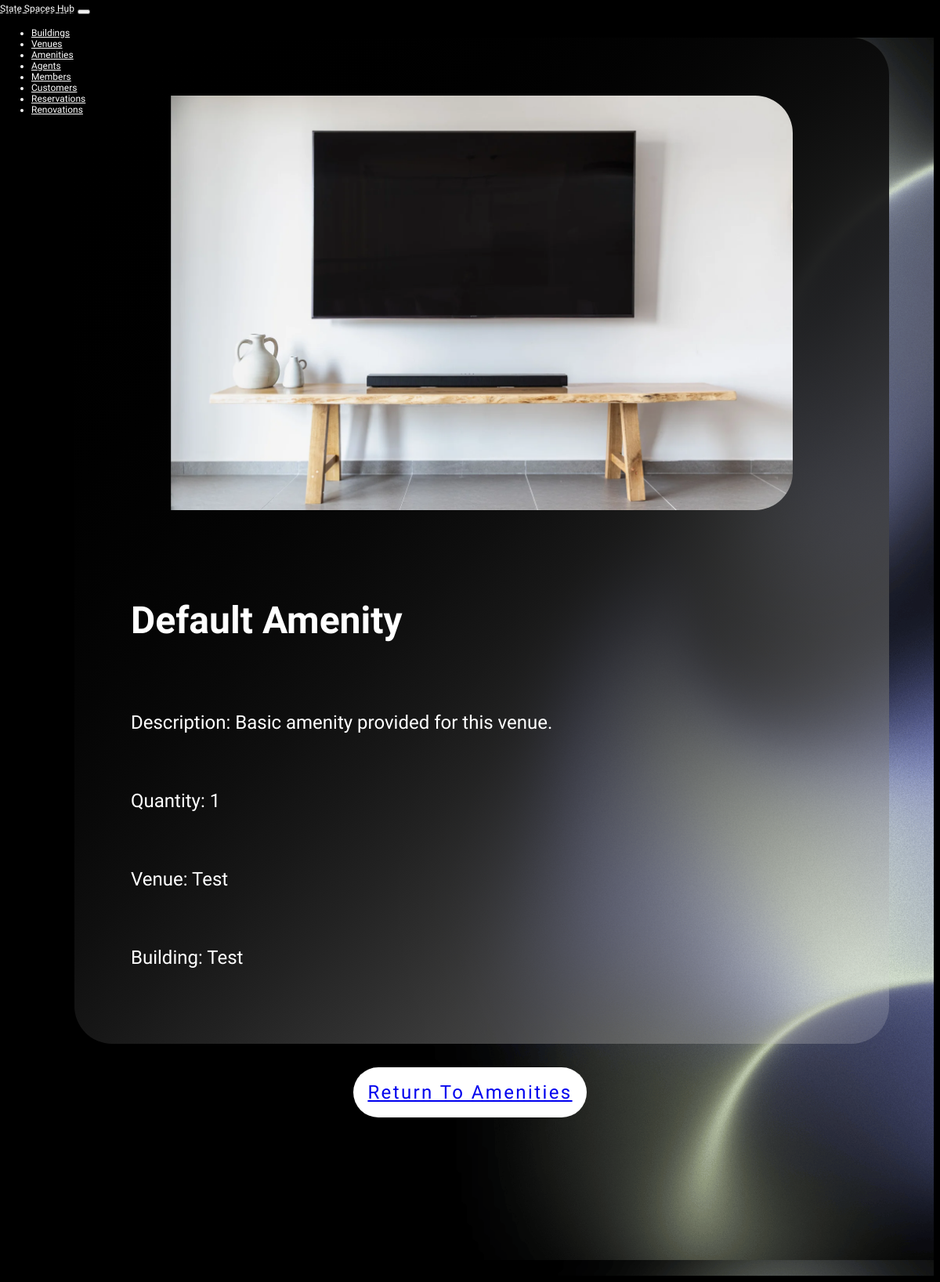
The app's page /amenity/2, older data.
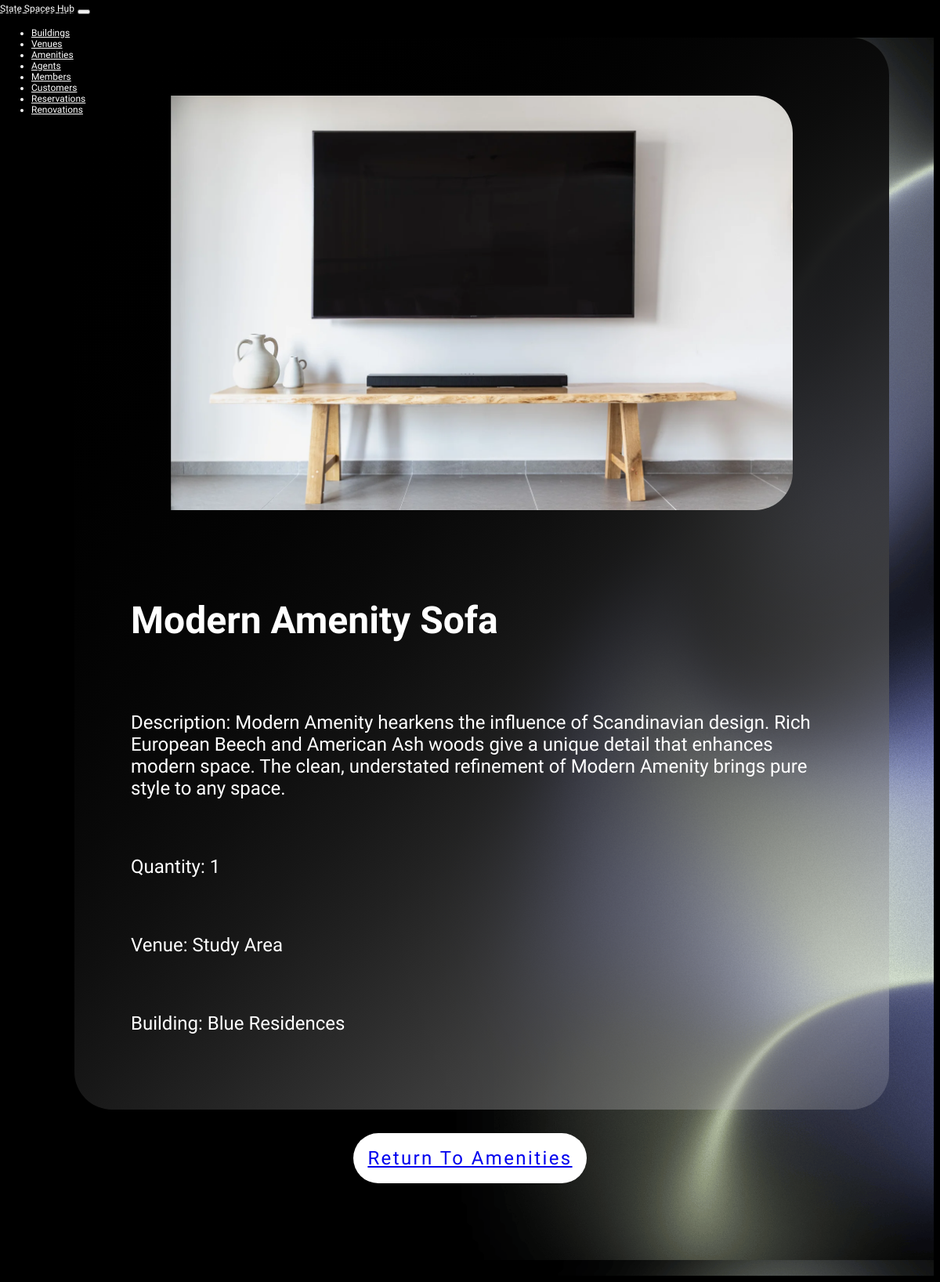
The same page, newer data.
### StateSpacesHub/models.py (models this page shows, shortened)
class Amenity(models.Model):
    venue = models.ForeignKey(Venue, on_delete=models.CASCADE, related_name='amenities')  # Tied to one Venue
    amenity_type = models.CharField(max_length=255, null=False)
    amenity_description = models.TextField(null=False)
    amenity_quantity = models.PositiveIntegerField(null=False, default=1)

class Venue(models.Model):
    STATUS_CHOICES = [
        ("A", "Available"),
        ("R", "Reserved"),
        ("U", "Under Renovation"),
    ]
    building = models.ForeignKey(Building, on_delete=models.CASCADE, related_name='venues')
    venue_name = models.CharField(max_length=255, null=False)
    venue_type = models.CharField(max_length=255, null=True, default="None")
    venue_floor = models.CharField(max_length=50,null=False)
    venue_floor_area = models.PositiveIntegerField(null=False)
    venue_capacity = models.PositiveIntegerField(null=False)
    venue_status = models.CharField(
        max_length=1,
        choices=STATUS_CHOICES,
        default="A"
    )
    def __str__(self):
        return self.venue_name

class Building(models.Model):
    building_name = models.CharField(max_length=255, null=False)
    building_address = models.CharField(max_length=255, null=False)
    building_city = models.CharField(max_length=255, null=False)

### StateSpacesHub/views.py (the view)
# urls.py: path('amenity/<int:pk>', AmenityDetailView.as_view(), name='amenity_detail'),
class AmenityDetailView(DetailView):
    model = Amenity
    template_name = 'amenity/AmenityDetail.html'
    def get_context_data(self, **kwargs):
        context = super().get_context_data(**kwargs)
        amenity = self.get_object()
        context['venue'] = amenity.venue
        context['total_venues_with_amenity'] = Venue.objects.filter(amenities=amenity).count()
        return context

### templates/amenity/amenityDetail.html (shortened to what this page needs)
{% extends "base.html" %}
{% load static %}
{% block css %}
  <link rel="stylesheet" href="{% static 'amenity/detail.css' %}">
{% endblock css %}
{% block content %}
  <section class="amenity-detail">
    <div class="row">
      <div class="col-md-12">
        <div class="translucent-card">
          <img src="{% static 'amenity/1.webp' %}"
          class=" amenity_image card-img-top"
          alt="{{ amenity.amenity_type }} Image">
          <h2>{{ amenity.amenity_type }}</h2>
          <p>Description: {{ amenity.amenity_description }}</p>
          <p>Quantity: {{amenity.amenity_quantity}}</p>
          <p>Venue: {{ amenity.venue }}</p>
          <p>Building: {{amenity.venue.building.building_name}}</p>
        </div>
    </div>
    <a class="button btn btn-light col-md-12"
       href="{% url 'StateSpacesHub:amenity' %}">Return to Amenities</a>
  </section>
{% endblock content %}

Row changes from the older to the newer data that the page shows:
changed Amenity: amenity_type "Default Amenity" → "Modern Amenity Sofa"; amenity_description "Basic amenity provided for this venue." → "Modern Amenity hearkens the influence of Scandinavian design. Rich European Beech and American Ash woods give a unique detail that enhances modern space. The clean, understated refinement of Modern Amenity brings pure style to any space."; venue "Test" → "Study Area"; venue.building.building_name "Test" → "Blue Residences"
